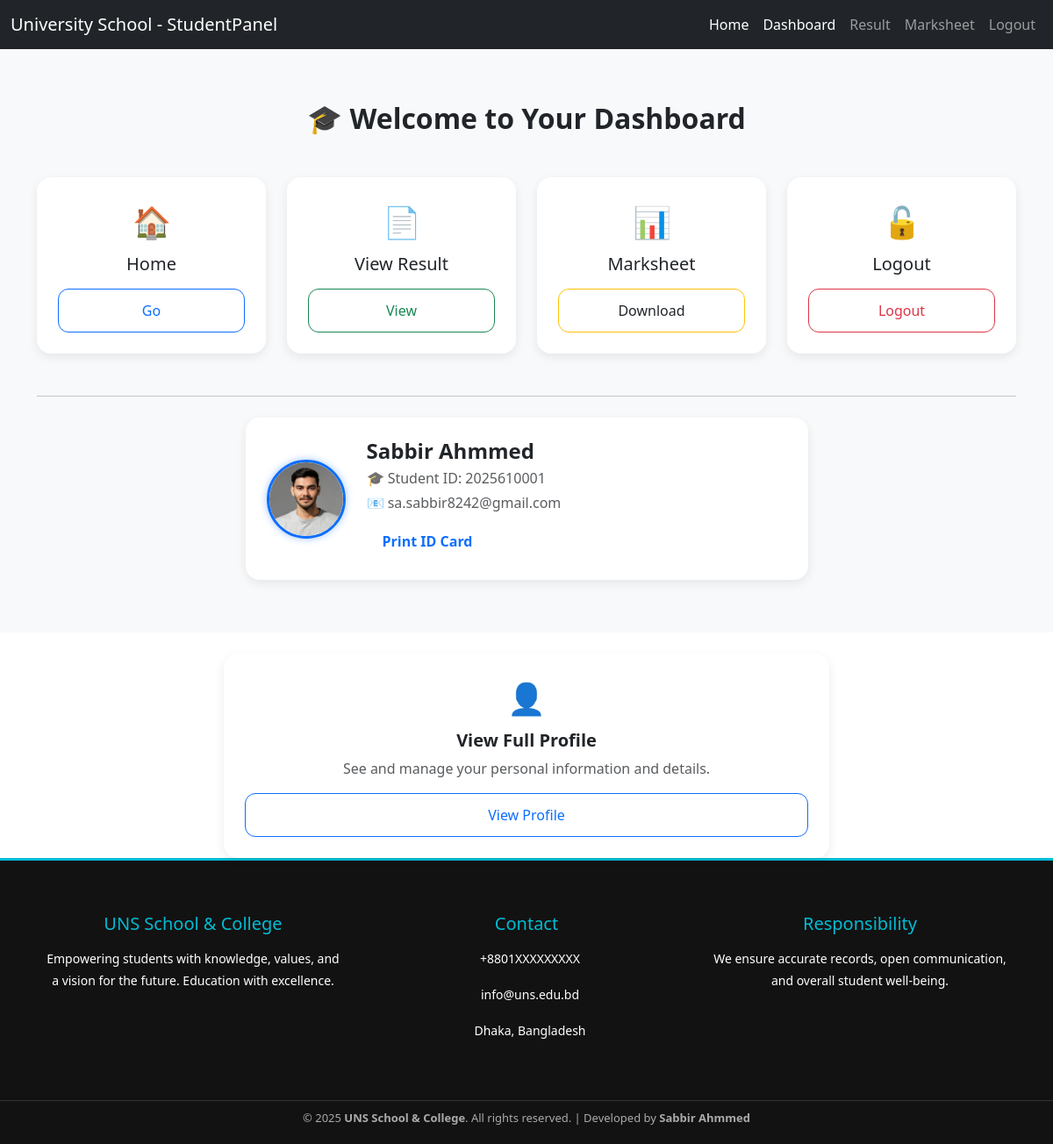
Screenshot of /students/st-dashbord/ (signed in) with the database file from the repository.
### Students/models.py (models this page shows, shortened)
class StudentDetails(models.Model):
    name = models.CharField(max_length=30)
    father = models.CharField(max_length=30)
    mother = models.CharField(max_length=30)
    studentID = models.IntegerField()
    mobile = models.IntegerField()
    email = models.EmailField(max_length=25)
    cls = models.CharField(max_length=8)
    image = models.ImageField(upload_to='StudenDetailsImage')

### Students/views.py (the view)
# urls.py: path('st-dashbord/', views.st_dashbord, name='st-dashbord'),
def st_dashbord(request):
    if 'student_id' not in request.session:
        return redirect('st-login')
    if 'teacher_login' in request.session:
        return redirect('th-dashbord')
    StudentID = request.session.get('studenID')
    profile = StudentDetails.objects.filter(studentID = StudentID).first()
    return render(request, 'Dashbord.html',{'profile':profile})

### templates/Student/Dashbord.html (shortened to what this page needs)
{% extends "StudentsNav.html" %}
{% load static %}
{% block Content %}
<div class="dashboard-section">
  <div class="container">
    <h2 class="text-center mb-5 fw-bold">🎓 Welcome to Your Dashboard</h2>
    <div class="row g-4 text-center mb-5">
      <div class="col-md-3 col-sm-6">
        <div class="card dashboard-card p-4">
          <div class="card-icon">🏠</div>
          <h5 class="mb-3">Home</h5>
          <a href="{% url 'Home' %}" class="btn btn-outline-primary dashboard-btn">Go</a>
        </div>
      </div>
      <div class="col-md-3 col-sm-6">
        <div class="card dashboard-card p-4">
          <div class="card-icon">📄</div>
          <h5 class="mb-3">View Result</h5>
          <a href="{% url 'ResultFor' %}" class="btn btn-outline-success dashboard-btn">View</a>
        </div>
      </div>
      <div class="col-md-3 col-sm-6">
        <div class="card dashboard-card p-4">
          <div class="card-icon">📊</div>
          <h5 class="mb-3">Marksheet</h5>
          <a href="#" class="btn btn-outline-warning text-dark dashboard-btn">Download</a>
        </div>
      </div>
      <div class="col-md-3 col-sm-6">
        <div class="card dashboard-card p-4">
          <div class="card-icon">🔓</div>
          <h5 class="mb-3">Logout</h5>
          <a href="{% url 'st-logout' %}" class="btn btn-outline-danger dashboard-btn">Logout</a>
        </div>
      </div>
    </div>
    <hr class="my-4">
    <div class="row justify-content-center">
      <div class="col-md-7">
        <div class="card dashboard-card p-4 d-flex align-items-center flex-md-row flex-column text-center text-md-start">
          <img src="{{profile.image.url}}" alt="Profile" class="profile-img mb-3 mb-md-0 me-md-4">
          <div class="flex-grow-1">
            <h4 class="fw-semibold mb-1">{{profile.name}}</h4>
            <p class="mb-1 text-muted">🎓 Student ID: {{profile.studentID}}</p>
            <p class="mb-0 text-muted">📧 {{profile.email}}</p>
            <a href="{% url 'ID-CARD' %}" class="view-id-btn">Print ID Card</a>
          </div>
        </div>
      </div>
    </div>
  </div>
</div>
<div class="row justify-content-center mt-4">
  <div class="col-md-7">
    <div class="card dashboard-card p-4 text-center">
      <div class="card-icon">👤</div>
      <h5 class="fw-bold mb-2">View Full Profile</h5>
      <p class="text-muted">See and manage your personal information and details.</p>
      <a href="{% url 'view-profile' %}" class="btn btn-outline-primary dashboard-btn">View Profile</a>
    </div>
  </div>
</div>
{% endblock Content %}

### templates/navbars/StudentsNav.html (style rules this page uses)
html, body { height: 100%; margin: 0; display: flex; flex-direction: column; }

### templates/Student/Dashbord.html (style rules this page uses)
.dashboard-section { background-color: #f8f9fa; padding: 60px 0; }
.dashboard-card { border: none; border-radius: 16px; transition: transform 0.3s, box-shadow 0.3s; background: #ffffff; box-shadow: 0 4px 12px rgba(0,0,0,0.08); }
.dashboard-btn { width: 100%; padding: 12px 0; border-radius: 12px; font-weight: 500; font-size: 1rem; transition: background-color 0.3s ease; }
.card-icon { font-size: 2.2rem; color: #0d6efd; margin-bottom: 10px; }
.profile-img { width: 90px; height: 90px; object-fit: cover; border-radius: 50%; border: 3px solid #0d6efd; box-shadow: 0 0 8px rgba(13, 110, 253, 0.4); }
.view-id-btn { background-color: white; color: #0d6efd; border: 2px solid white; font-weight: 600; border-radius: 8px; padding: 6px 16px; margin-top: 12px; transition: all 0.3s ease; display: inline-block; text-decoration: none; }

### rows the page displays
StudentDetails: image (picture), name "Sabbir Ahmmed", studentID "2025610001", email "sa.sabbir8242@gmail.com"
